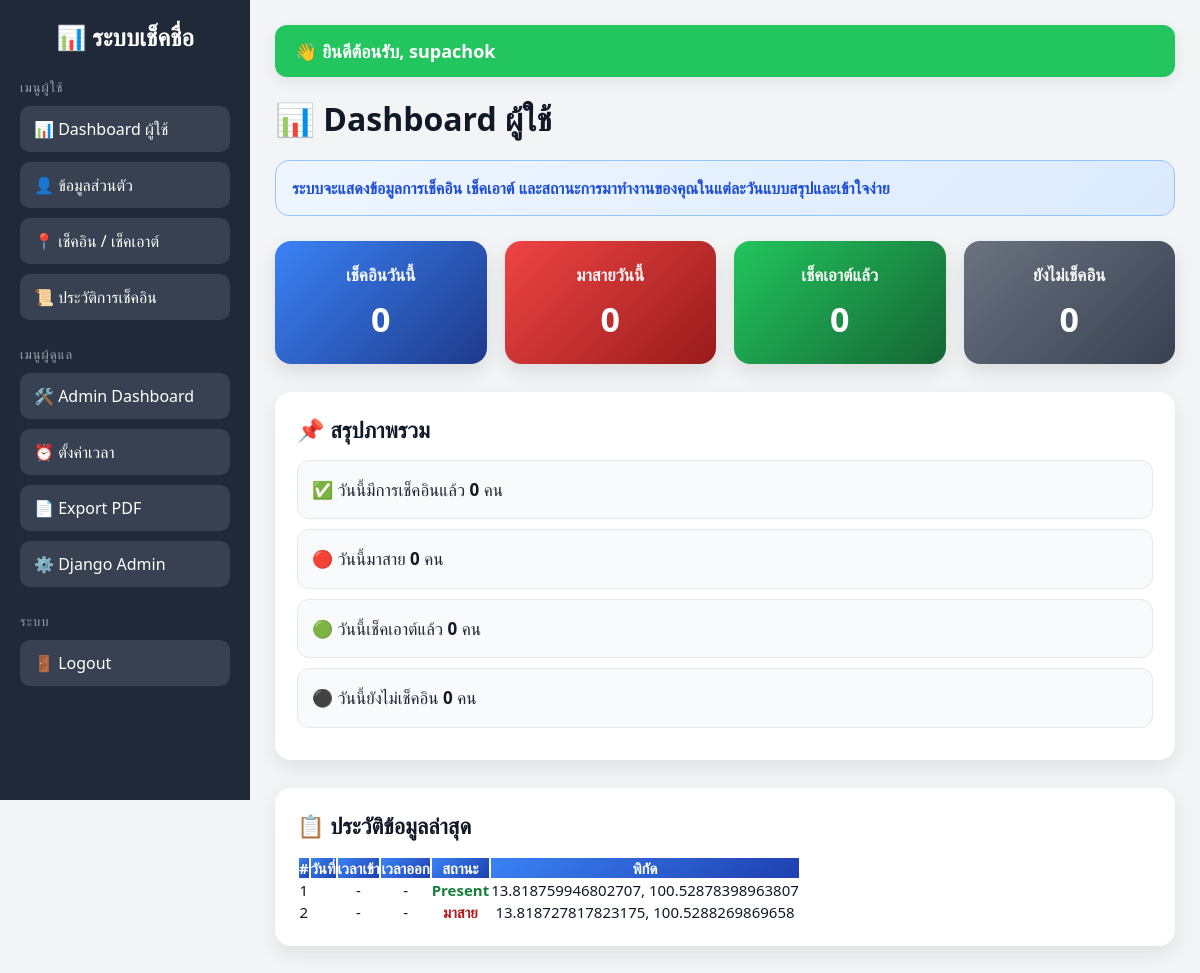
Before: /dashboard/ (signed in) with the older database file.
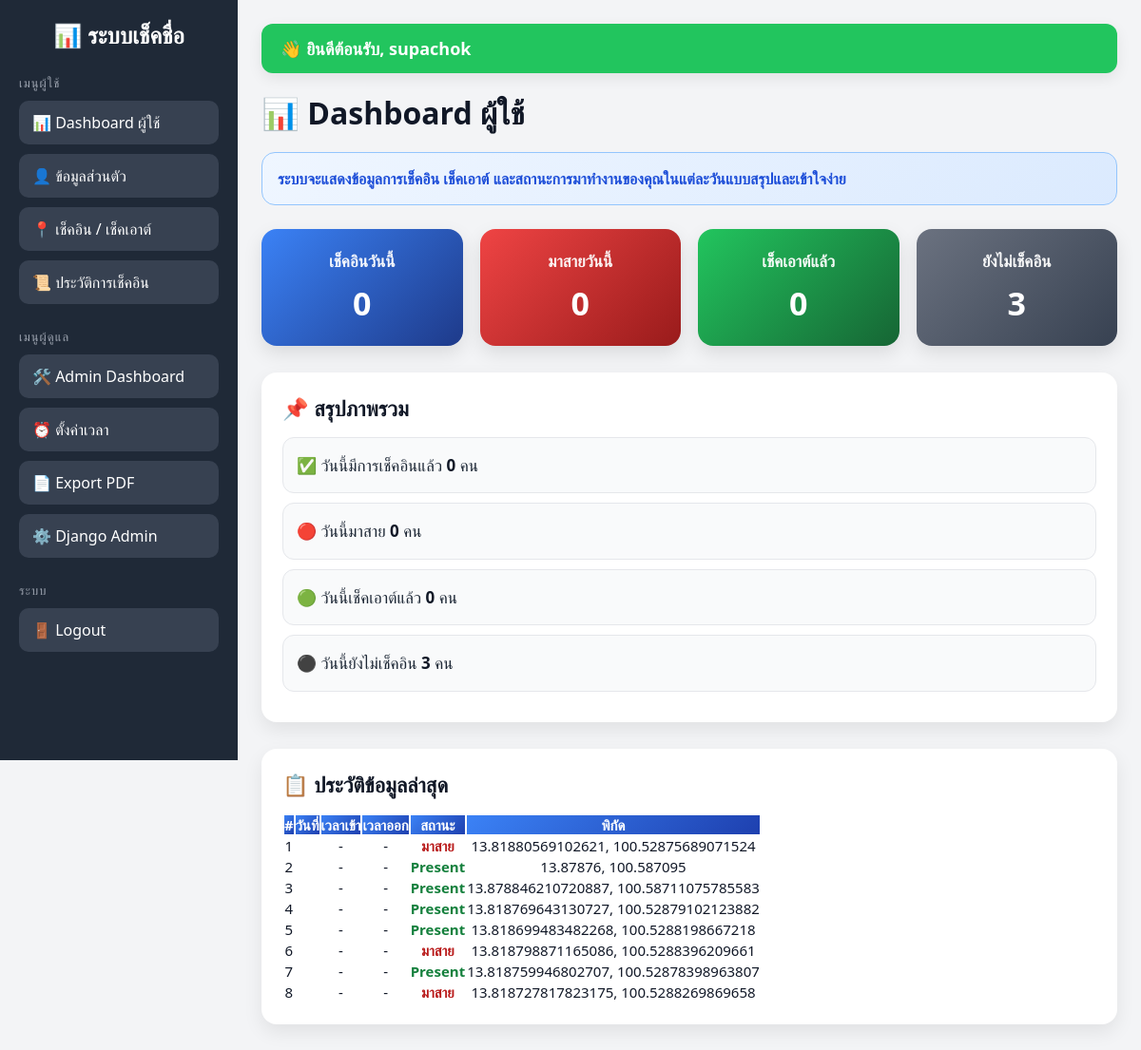
After: the same page with the newer database file.
### checkin/models.py (models this page shows, shortened)
class CheckInRecord(models.Model):
    ACTION_CHOICES = [
        ('checkin', 'Check In'),
        ('checkout', 'Check Out'),
    ]
    STATUS_CHOICES = [
        ('present', 'Present'),
        ('late', 'Late'),
    ]
    user = models.ForeignKey(User, on_delete=models.CASCADE)
    action = models.CharField(max_length=10, choices=ACTION_CHOICES)
    latitude = models.FloatField()
    longitude = models.FloatField()
    distance = models.FloatField(default=0)
    status = models.CharField(max_length=10, choices=STATUS_CHOICES, default='present')
    created_at = models.DateTimeField(auto_now_add=True)

### checkin/views.py (the view)
# urls.py: path('dashboard/', views.dashboard, name='dashboard'),
@login_required
def dashboard(request):
    today = timezone.localdate()
    data = CheckInRecord.objects.filter(user=request.user).select_related('user').order_by('-created_at')
    today_records = CheckInRecord.objects.filter(created_at__date=today)
    total_checkin = today_records.filter(action='checkin').count()
    late_count = today_records.filter(action='checkin', status='late').count()
    checkout_count = today_records.filter(action='checkout').count()
    total_users = User.objects.filter(is_superuser=False, is_staff=False, is_active=True).count()
    users_checked_in_today = today_records.filter(action='checkin', user__is_superuser=False, user__is_staff=False, user__is_active=True).values('user').distinct().count()
    not_checked_in = max(total_users - users_checked_in_today, 0)
    daily_stats = (
        CheckInRecord.objects
        .filter(action='checkin')
        .values('created_at__date')
        .annotate(total=Count('id'))
        .order_by('created_at__date')
    )
    labels = [str(item['created_at__date']) for item in daily_stats]
    values = [item['total'] for item in daily_stats]
    status_labels = ['มาปกติ', 'มาสาย']
    status_values = [
        CheckInRecord.objects.filter(action='checkin', status='present').count(),
        CheckInRecord.objects.filter(action='checkin', status='late').count(),
    ]
    returned_users, not_returned_users = get_return_status_summary()
    context = {
        'data': data,
        'total_checkin': total_checkin,
        'late_count': late_count,
        'checkout_count': checkout_count,
        'not_checked_in': not_checked_in,
        'labels': json.dumps(labels),
        'values': json.dumps(values),
        'status_labels': json.dumps(status_labels),
        'status_values': json.dumps(status_values),
        'returned_count': len(returned_users),
        'not_returned_count': len(not_returned_users),
    }
    return render(request, 'dashboard.html', context)

### checkin/views.py (called while the page is built)
def get_return_status_summary():
    today = timezone.localdate()
    today_records = (
        CheckInRecord.objects
        .filter(created_at__date=today)
        .select_related('user')
        .order_by('user_id', '-created_at')
    )
    latest_by_user = {}
    for record in today_records:
        if record.user_id not in latest_by_user:
            latest_by_user[record.user_id] = record
    returned_users = []
    not_returned_users = []
    for _, record in latest_by_user.items():
        if record.action == 'checkin':
            returned_users.append(record)
        elif record.action == 'checkout':
            not_returned_users.append(record)
    return returned_users, not_returned_users

### checkin/templates/dashboard.html (shortened to what this page needs)
{% extends 'base.html' %}
{% block content %}
<h2 class="dashboard-title">📊 Dashboard ผู้ใช้</h2>
<div class="note-box">
    ระบบจะแสดงข้อมูลการเช็คอิน เช็คเอาต์ และสถานะการมาทำงานของคุณในแต่ละวันแบบสรุปและเข้าใจง่าย
</div>
<div class="summary-grid">
    <div class="summary-card bg-blue">
        <div class="label">เช็คอินวันนี้</div>
        <div class="value">{{ total_checkin|default:0 }}</div>
    </div>
    <div class="summary-card bg-red">
        <div class="label">มาสายวันนี้</div>
        <div class="value">{{ late_count|default:0 }}</div>
    </div>
    <div class="summary-card bg-green">
        <div class="label">เช็คเอาต์แล้ว</div>
        <div class="value">{{ checkout_count|default:0 }}</div>
    </div>
    <div class="summary-card bg-gray">
        <div class="label">ยังไม่เช็คอิน</div>
        <div class="value">{{ not_checked_in|default:0 }}</div>
    </div>
</div>
<div class="box">
    <h4>📌 สรุปภาพรวม</h4>
    <ul class="summary-list">
        <li>✅ วันนี้มีการเช็คอินแล้ว <b>{{ total_checkin|default:0 }}</b> คน</li>
        <li>🔴 วันนี้มาสาย <b>{{ late_count|default:0 }}</b> คน</li>
        <li>🟢 วันนี้เช็คเอาต์แล้ว <b>{{ checkout_count|default:0 }}</b> คน</li>
        <li>⚫ วันนี้ยังไม่เช็คอิน <b>{{ not_checked_in|default:0 }}</b> คน</li>
    </ul>
</div>
<div class="box">
    <h4 class="table-title">📋 ประวัติข้อมูลล่าสุด</h4>
    <div class="table-responsive">
        <table class="table table-bordered table-hover">
            <tr>
                <th>#</th>
                <th>วันที่</th>
                <th>เวลาเข้า</th>
                <th>เวลาออก</th>
                <th>สถานะ</th>
                <th>พิกัด</th>
            </tr>
            {% for d in data %}
            <tr>
                <td>{{ forloop.counter }}</td>
                <td>{{ d.date }}</td>
                <td>{{ d.check_in_time|date:"H:i:s"|default:"-" }}</td>
                <td>{{ d.check_out_time|date:"H:i:s"|default:"-" }}</td>
                <td>
                    {% if d.status == 'late' %}
                    <span class="status-late">มาสาย</span>
                    {% else %}
                    <span class="status-present">{{ d.get_status_display }}</span>
                    {% endif %}
                </td>
                <td>{{ d.latitude|default:"-" }}, {{ d.longitude|default:"-" }}</td>
            </tr>
            {% empty %}
            <tr>
                <td colspan="6" class="empty-text">ยังไม่มีข้อมูลการเช็คอิน</td>
            </tr>
            {% endfor %}
        </table>
    </div>
</div>
{% endblock %}

### checkin/templates/base.html (shortened to what this page needs)
<!DOCTYPE html>
<html lang="th">
<head>
</head>
<body>
    <div class="layout">
        <div class="sidebar">
            <h2>📊 ระบบเช็คชื่อ</h2>
            <div class="menu-group">
                <div class="menu-title">เมนูผู้ใช้</div>
                <a href="{% url 'dashboard' %}">📊 Dashboard ผู้ใช้</a>
                <a href="{% url 'profile' %}">👤 ข้อมูลส่วนตัว</a>
                <a href="{% url 'checkin' %}">📍 เช็คอิน / เช็คเอาต์</a>
                <a href="{% url 'history' %}">📜 ประวัติการเช็คอิน</a>
            </div>
            {% if request.user.is_staff %}
            <div class="menu-group">
                <div class="menu-title">เมนูผู้ดูแล</div>
                <a href="{% url 'admin_dashboard' %}">🛠️ Admin Dashboard</a>
                <a href="{% url 'time_settings' %}">⏰ ตั้งค่าเวลา</a>
                <a href="{% url 'export_pdf' %}">📄 Export PDF</a>
                <a href="/admin/">⚙️ Django Admin</a>
            </div>
            {% endif %}
            <div class="menu-group">
                <div class="menu-title">ระบบ</div>
                <a href="{% url 'logout' %}">🚪 Logout</a>
            </div>
        </div>
        <div class="content">
            <div class="topbar">
                👋 ยินดีต้อนรับ, {{ request.user.username }}
            </div>
            {% block content %}
            {% endblock %}
        </div>
    </div>
</body>
</html>

### checkin/templates/base.html (style rules this page uses)
* { box-sizing: border-box; margin: 0; padding: 0; font-family: "Segoe UI", Tahoma, Geneva, Verdana, sans-serif; }
body { background: #f3f4f6; color: #111827; }
.layout { display: flex; min-height: 100vh; }
.sidebar { width: 250px; background: #1f2937; color: white; padding: 20px; position: fixed; top: 0; left: 0; height: 100vh; overflow-y: auto; }
.sidebar h2 { font-size: 24px; margin-bottom: 25px; text-align: center; }
.menu-group { margin-bottom: 25px; }
.menu-title { font-size: 13px; color: #9ca3af; margin-bottom: 10px; text-transform: uppercase; letter-spacing: 1px; }
.sidebar a { display: block; padding: 12px 14px; margin-bottom: 10px; text-decoration: none; color: white; background: #374151; border-radius: 10px; transition: 0.25s; font-weight: 500; }
.content { margin-left: 250px; width: calc(100% - 250px); padding: 25px; }
.topbar { background: #22c55e; color: white; padding: 14px 20px; border-radius: 12px; margin-bottom: 20px; font-size: 18px; font-weight: bold; box-shadow: 0 5px 15px rgba(0, 0, 0, 0.08); }

### checkin/templates/dashboard.html (style rules this page uses)
.dashboard-title { margin-bottom: 20px; font-weight: bold; font-size: 32px; color: #111827; }
.summary-grid { display: grid; grid-template-columns: repeat(auto-fit, minmax(210px, 1fr)); gap: 18px; margin-bottom: 28px; }
.summary-card { color: white; border-radius: 16px; padding: 22px 18px; text-align: center; font-weight: bold; box-shadow: 0 8px 20px rgba(0, 0, 0, 0.10); transition: 0.25s; }
.summary-card .label { font-size: 17px; opacity: 0.95; }
.summary-card .value { margin-top: 10px; font-size: 34px; font-weight: 800; color: white; }
.bg-blue { background: linear-gradient(135deg, #3b82f6, #1e3a8a); }
.bg-red { background: linear-gradient(135deg, #ef4444, #991b1b); }
.bg-green { background: linear-gradient(135deg, #22c55e, #166534); }
.bg-gray { background: linear-gradient(135deg, #6b7280, #374151); }
.box { background: white; border-radius: 16px; padding: 22px; box-shadow: 0 8px 20px rgba(0, 0, 0, 0.08); margin-bottom: 28px; }
.box h4 { margin-bottom: 16px; font-size: 22px; color: #111827; }
.summary-list { list-style: none; padding: 0; margin: 0; line-height: 2.2; font-size: 17px; color: #1f2937; }
.summary-list li { padding: 10px 14px; background: #f9fafb; border-radius: 12px; margin-bottom: 10px; border: 1px solid #e5e7eb; }
.summary-list b { color: #111827; }
.table-title { margin-bottom: 16px; font-size: 22px; color: #111827; }
.table th { background: linear-gradient(135deg, #3b82f6, #1e40af); color: white; text-align: center; vertical-align: middle; font-size: 15px; }
.table td { text-align: center; vertical-align: middle; font-size: 15px; }
.status-present { color: #15803d; font-weight: bold; }
.status-late { color: #b91c1c; font-weight: bold; }
.note-box { background: linear-gradient(135deg, #eff6ff, #dbeafe); border: 1px solid #93c5fd; color: #1d4ed8; border-radius: 14px; padding: 16px; margin-bottom: 25px; font-size: 16px; font-weight: 600; }

Changed rows visible on the page:
added CheckInRecord: check_in_time "-", check_out_time "-", status "มาสาย", latitude "13.81880569102621", longitude "100.52875689071524"
added CheckInRecord: check_in_time "-", check_out_time "-", status "Present", latitude "13.87876", longitude "100.587095"
added CheckInRecord: check_in_time "-", check_out_time "-", status "Present", latitude "13.878846210720887", longitude "100.58711075785583"
added CheckInRecord: check_in_time "-", check_out_time "-", status "Present", latitude "13.818769643130727", longitude "100.52879102123882"
added CheckInRecord: check_in_time "-", check_out_time "-", status "Present", latitude "13.818699483482268", longitude "100.5288198667218"
added CheckInRecord: check_in_time "-", check_out_time "-", status "มาสาย", latitude "13.818798871165086", longitude "100.5288396209661"
Other visible differences:
{{ not_checked_in|default:0 }}: "0" → "3"
